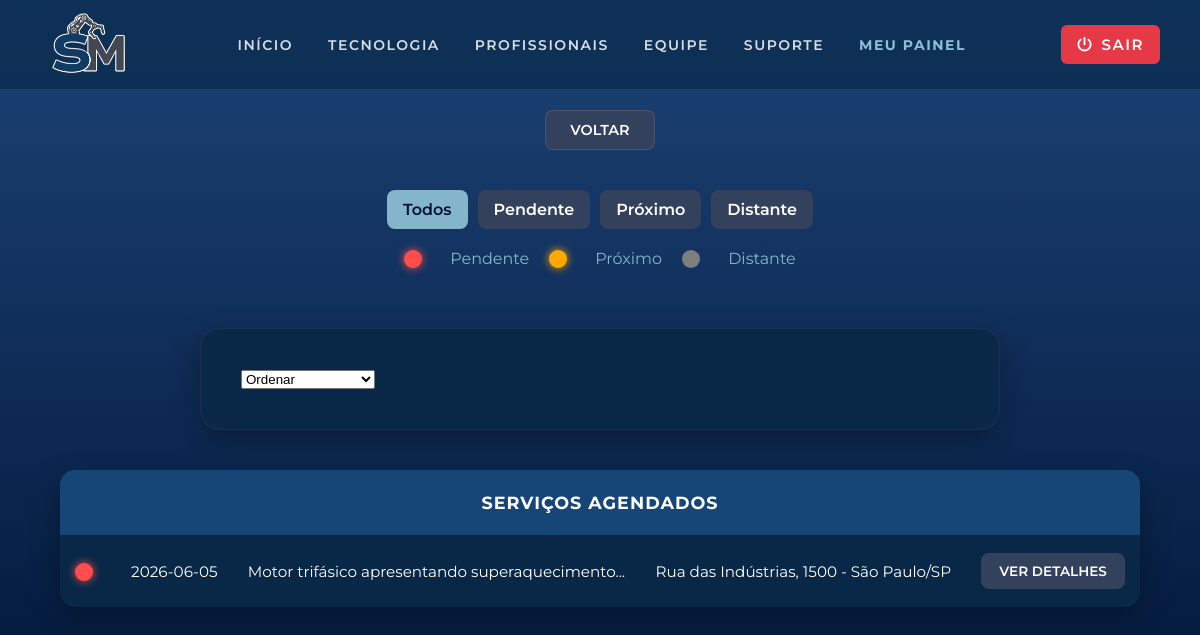
The page /profissional/servagendados.php (signed in) on the database as committed earlier.
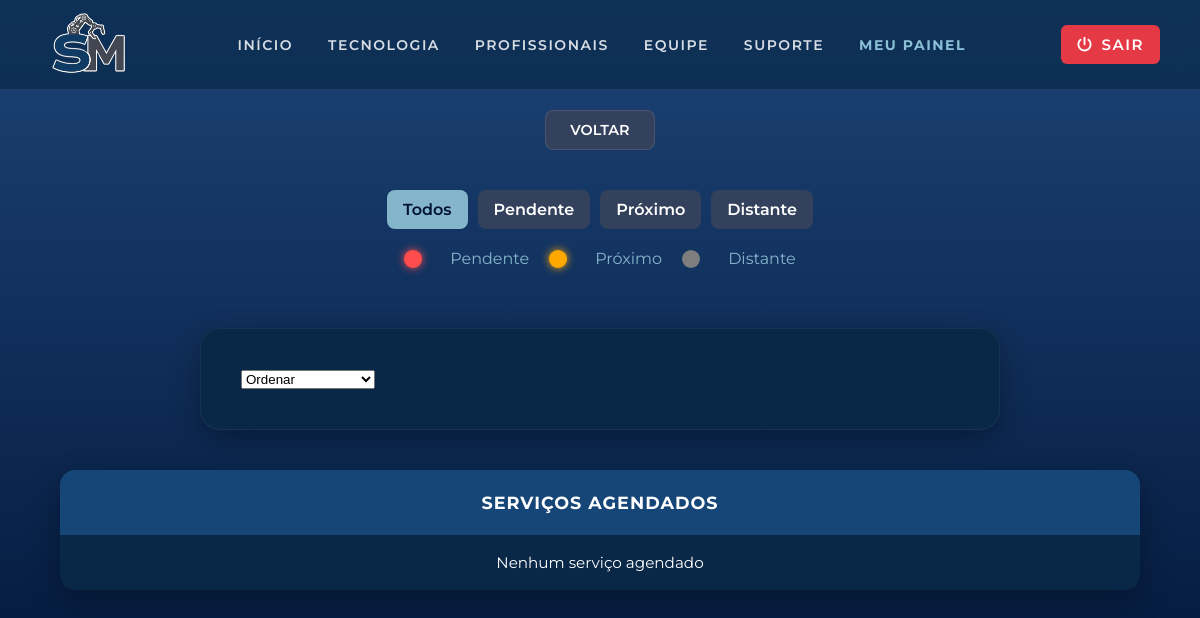
The same page on the database as committed later.
### tables this page shows
CREATE TABLE
    IF NOT EXISTS agenda (
        id_os INT AUTO_INCREMENT PRIMARY KEY,
        data DATE NOT NULL,
        tempo_planejado INT NOT NULL,
        valor_total DECIMAL(10, 2) NOT NULL,
        descricao_problema TEXT NOT NULL,
        tipo_servico ENUM (
            'Manutenção Preventiva',
            'Automação industrial',
            'Engenharia de precisão',
            'Mecatrônica'
        ) NOT NULL,
        endereco_servico VARCHAR(255) NOT NULL,
        metodo_pagamento ENUM ('Pix', 'Débito') NOT NULL,
        status_os ENUM (
            'Pendente',
            'Agendada',
            'Em Andamento',
            'Concluída',
            'Cancelada'
        ) DEFAULT 'Pendente',
        id_cliente INT NOT NULL,
        id_profissional INT NOT NULL,
        FOREIGN KEY (id_cliente) REFERENCES usuarios (id_user),
        FOREIGN KEY (id_profissional) REFERENCES usuarios (id_user)
    );

### crud.php (called while the page is built, shortened)
<?php
try {
    function readAll($pdo, $table, $where = null) {
        $sql = "SELECT * FROM $table";
        $stmt = $pdo->query($sql);
        return $stmt->fetchAll(PDO::FETCH_ASSOC);
    }
} catch (PDOException $e) {
    die("Erro de conexão: " . $e->getMessage());
}

### profissional/servagendados.php (the view, shortened to what this page needs)
<?php
require_once "../crud.php";
$order = '';
$tableAgenda = readAll($pdo, 'agenda', $order);
$filtro = $_GET['filtro'] ?? 'Todos';
?>
<!DOCTYPE html>
<html lang="pt-br">
<head>
    <link rel="stylesheet" href="../css/profipage.css">
    <link rel="stylesheet" href="../css/partials.css">
</head>
<?php require_once '../partials/header.php'; ?>
<body>
    <a href="./profipage.php">Voltar</a>
    <div class="filtros">
        <?php
        $filtros = [
            'Todos',
            'Pendente',
            'Próximo',
            'Distante',
        ];
        foreach ($filtros as $item):
            $ativo = ($filtro === $item) ? 'ativo' : '';
            ?>
            <a class="<?= $ativo ?>" href="?filtro=<?= urlencode($item) ?>">
                <?= $item ?>
            </a>
        <?php endforeach; ?>
    </div>
    <div class="tipos_status">
        <div class="atrasado"></div><a>Pendente</a>
        <div class="proximo"></div><a>Próximo</a>
        <div class="distante"></div><a>Distante</a>
    </div>
    <form method="GET">
        <select name="ordenar" onchange="this.form.submit()">
            <option value="">Ordenar</option>
        </select>
    </form>
    <table>
        <tr>
            <th colspan='99'>SERVIÇOS AGENDADOS</th>
        </tr>
        <?php
        $hoje = new DateTime();
        $temAgendamento = false;
        foreach ($tableAgenda as $agendamento) {
            $palavras = explode(' ', trim($agendamento['descricao_problema']));
            $descricaoResumida = (count($palavras) > 4)
                ? implode(' ', array_slice($palavras, 0, 4)) . '...'
                : $agendamento['descricao_problema'];
            $dataAgendamento = new DateTime($agendamento['data']);
            $diferenca = (int) $hoje->diff($dataAgendamento)->format('%r%a');
            $status = "";
            if ($diferenca <= 0) {
                $status = "atrasado";
                if ($agendamento['status_os'] != 'Concluída' && $agendamento['status_os'] != 'Cancelada') {
                    $agendamento['status_os'] = 'Pendente';
                }
            } elseif ($diferenca >= 21) {
                $status = "distante";
            } else {
                $status = "proximo";
            }
            if ($agendamento['id_profissional'] === $_SESSION['id_user']) {
                if ($agendamento['status_os'] != 'Concluída' && $agendamento['status_os'] != 'Cancelada') {
                    $temAgendamento = true;
                    echo "<tr>
                    <td><div class='" . $status . "'></div></td>
                    <td>" . $agendamento['data'] . "</td>
                    <td>" . $descricaoResumida . "</td>
                    <td>" . $agendamento['endereco_servico'] . "</td>
                    <td class='td_verDetalhes'>
                        <a class='verDetalhes' href='detalhesserv.php?id=" . $agendamento['id_os'] . "'>
                            Ver detalhes
                        </a>
                    </td>
                  </tr>";
                }
            }
        }
        if ($temAgendamento == false) {
            if ($filtro == 'Todos') {
                echo "<tr>
            <td colspan='99'>Nenhum serviço agendado</td>
          </tr>";
            } else {
                echo "<tr>
            <td colspan='99'>Nenhum serviço agendado com o status '" . $filtro . "'</td>
          </tr>";
            }
        }
        ?>
    </table>
</body>
</html>

Rows that differ between the two databases and show on the page:
removed agenda: data "2026-06-05", descricao_problema "Motor trifásico apresentando superaquecimento...", endereco_servico "Rua das Indústrias, 1500 - São Paulo/SP"
Other text that changed with them:
text now shown: "Nenhum serviço agendado"
